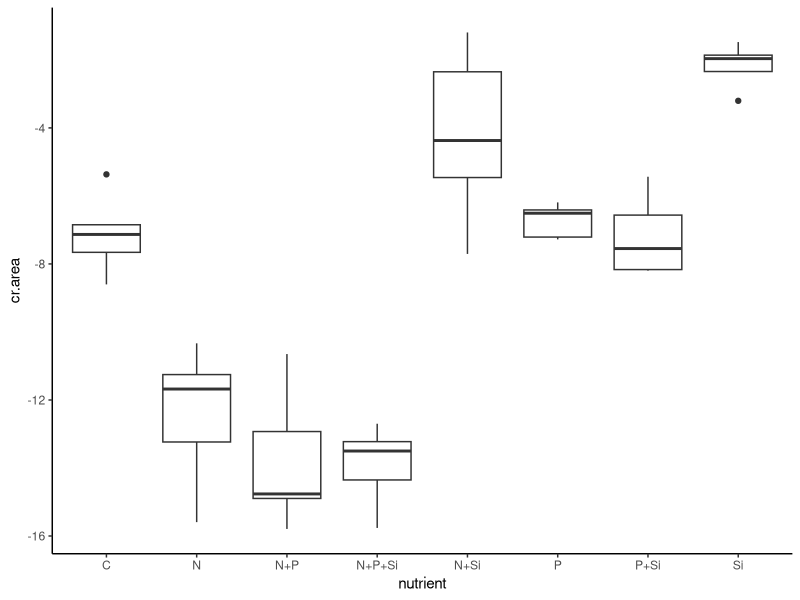
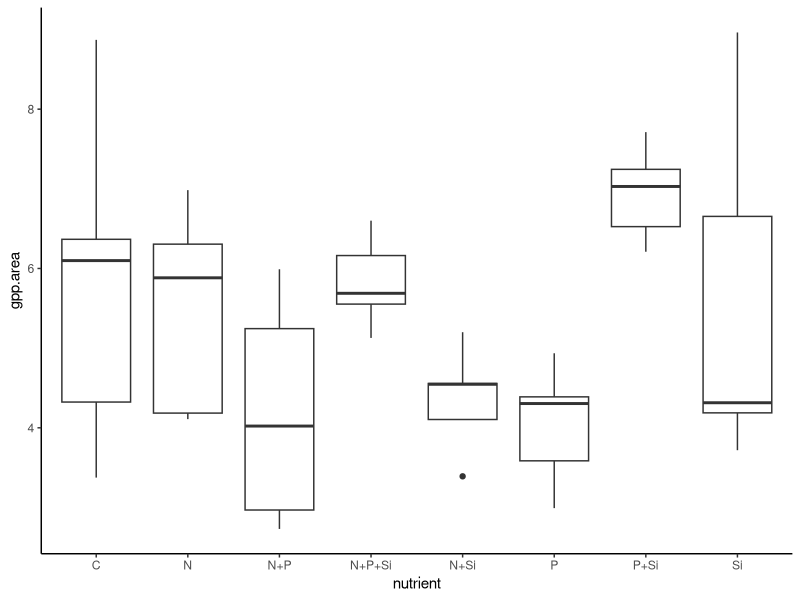
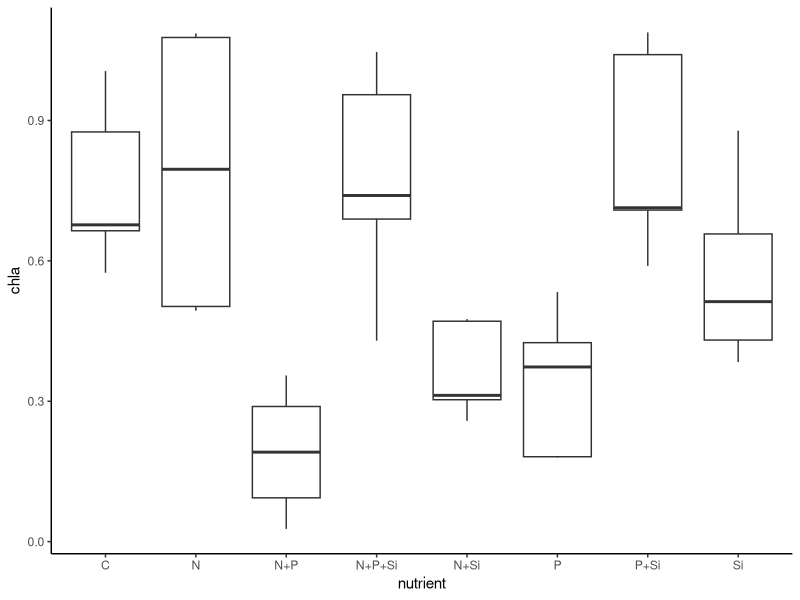
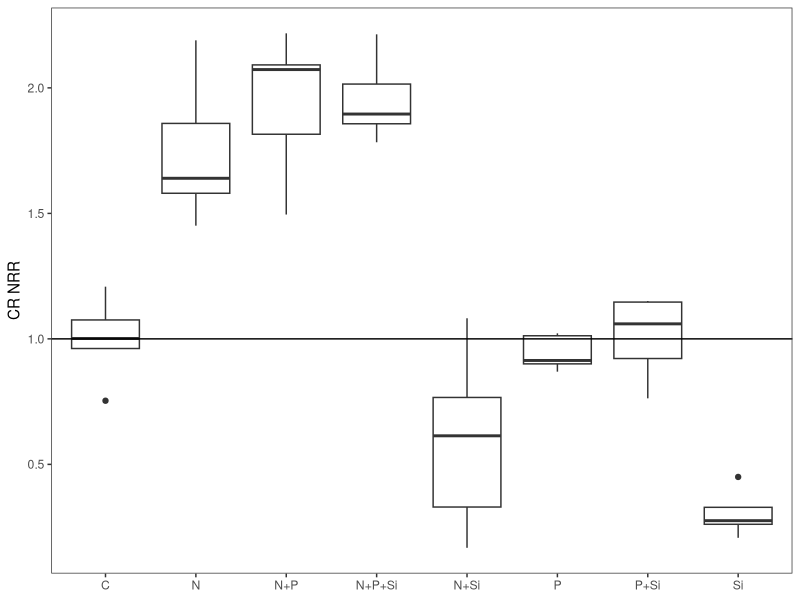
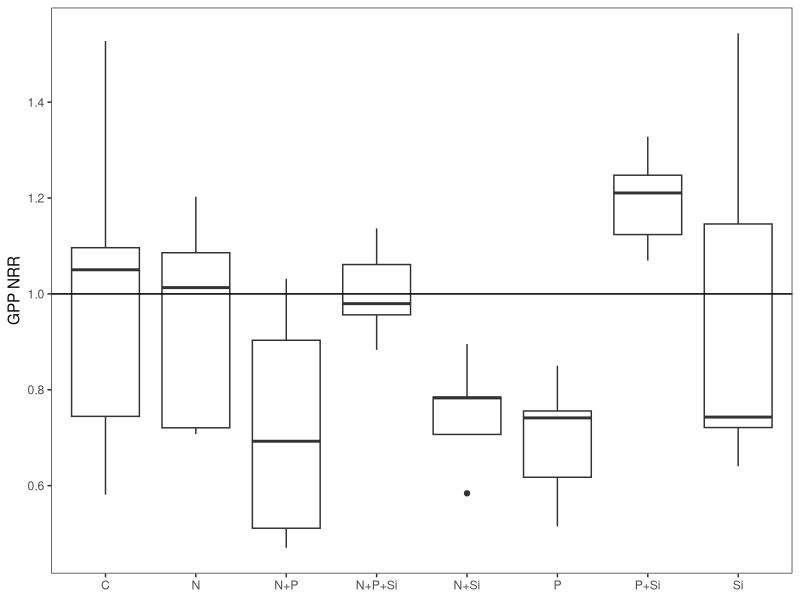
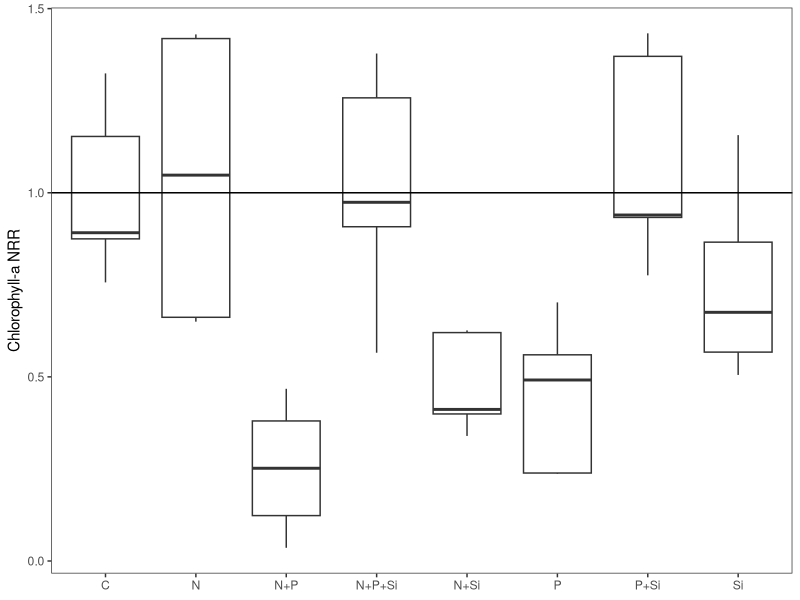
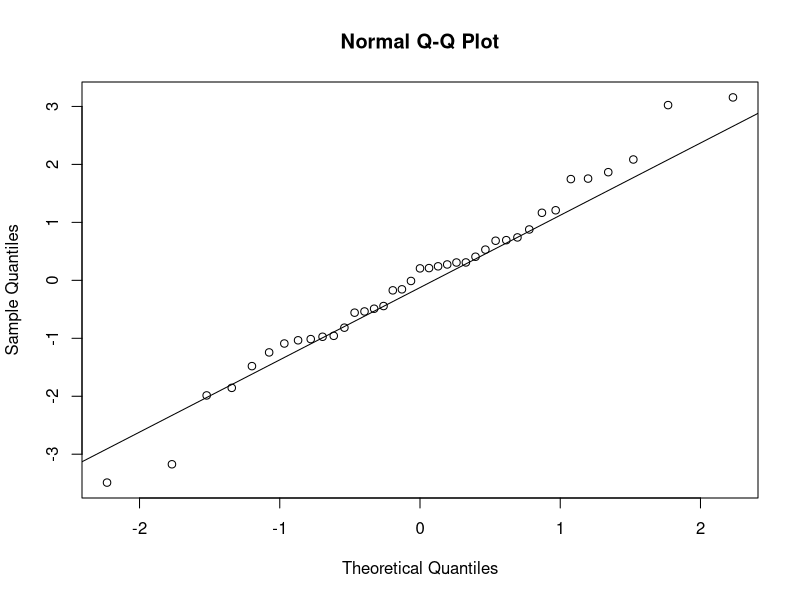
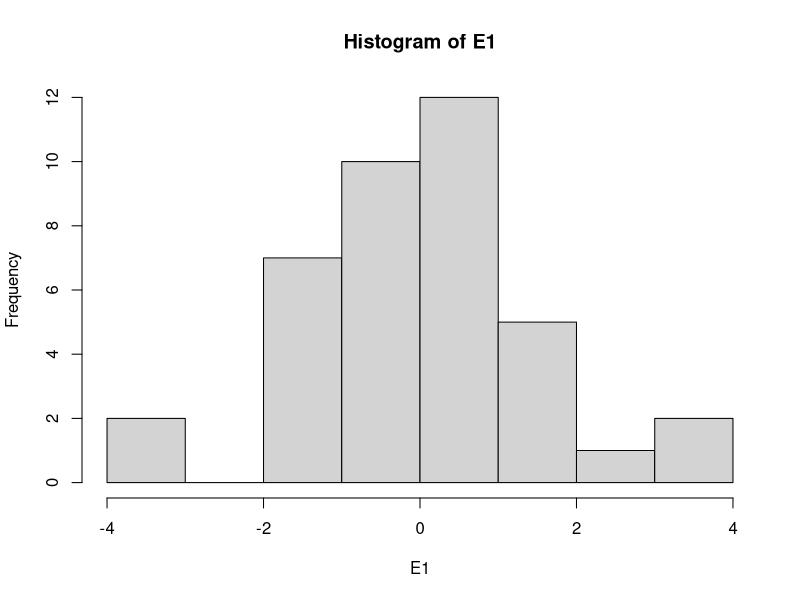

These figures' R source, in order: (Note: this script raises an error after producing the figures.)
#Author:  Clay Arango
#Creation date: 10-Feb-19
#Script to analyze NDS data from Summer 2018 NDS work with S. Roley and A. Alexiades

#packages
install.packages("nlme")
install.packages("nortest")
install.packages("plyr")
install.packages("dplyr")
install.packages("multcomp")
install.packages("MASS")
install.packages("ggplot2")
library(nlme)
library(nortest)
library(plyr)
library(dplyr)
library(multcomp)
library(MASS)
library(ggplot2)

#Load data
cle_fall <- read.table(file="cle_fall.csv", header=T, sep=",")

#set variable
d = cle_fall

#evaluate data to make sure factors are correct
names(d)

unique(d$nutrient) #control, N, NP, NPSi, NSi, P, PSi, Si
unique(d$N) #should be 0 and 1
unique(d$P) #should be 0 and 1
unique(d$Si) #should be 0 and 1
unique(d$top) #should be "sponge" and "glass"
#if need to change, use recode function below. 
d$top<-recode(d$top, "cellulose" = "sponge")
str(d)

#convert N and P and Si values (0 or 1 for absence or presence) to factors
d$N<-as.factor(d$N)
d$P<-as.factor(d$P)
d$Si<-as.factor(d$Si)
str(d)

#subset data into gpp and cr response
d.cr = subset(d, top=="sponge", data=d)
d.gpp = subset(d, top=="glass", data=d)

#check for outliers and check data entry before calculating CR-NRR
ggplot(d.cr, aes(x=nutrient, y=cr.area)) + geom_boxplot() + theme_classic()
#looks OK
#missing CC8 due to NA

#calculate nrr for cr
x<-ddply(d.cr, "nutrient", summarise, ave_cr = mean(cr.area, na.rm=T)) 
x
d.cr$cr.nrr = d.cr$cr.area/-7.121497 #divide by control ave_cr

#check for outliers and check data entry before calculating GPP- and chla-NRR
ggplot(d.gpp, aes(x=nutrient, y=gpp.area)) + geom_boxplot() + theme_classic()
#looks OK
#missing AA8 due to lost in field
ggplot(d.gpp, aes(x=nutrient, y=chla)) + geom_boxplot() + theme_classic()
#looks OK
#missing AA8 due to lost in field

#substitute b.d. chlorophyll with 1/2 detection limit using
#3*SD(y/x)/slope, where SD(y/x) is standard error of the chlorophyll regression
#make vectors for the x (chla) and y (RFU) values found in spreadsheet
#y = c(4.76, 399.36, 760.83, 1244.42, 3162.66, 5616.53)
#x = c(0, 0.025, 0.05, 0.1, 0.25, 0.5)
#summary(lm(y~x))
#chlabd = (345.52/11181.76)/2


#calculate nrr for gpp and chla
x<- ddply(d.gpp, "nutrient", summarise, ave_gpp = mean(gpp.area, na.rm=T), ave_chla = mean(chla, na.rm=T)) 
x
d.gpp$gpp.nrr = d.gpp$gpp.area/5.806643 #divide by control ave_gpp
d.gpp$chla.nrr = d.gpp$chla/0.7594258 #divide by control ave_chla
#use to exclude outliers
#x1<- ddply(subset(d.gpp, !(nds.id=="F6")), "nutrient", summarise, ave_chla = mean(chla, na.rm=T)) 
#x1
#d.gpp$chla.nrr_1<-d.gpp$chla_ug_cm2/2.700340

#combine into one file and export
d.cr$chla.nrr<-NA
#d.cr$chla.nrr_1<-NA#for excluded outliers
d.cr$gpp.nrr<-NA
d.gpp$cr.nrr<-NA
d.nrr<-rbind(d.cr, d.gpp)
d.nrr$site.date<-"cle_fall"
write.table(d.nrr, "cle_fall_nrr.csv",  sep=",", quote=F, row.names =F)

###############
#plots of NRR
##############
ggplot(data=subset(d.cr, !(nutrient=="control")), aes(x=nutrient, y=cr.nrr))+geom_boxplot()+theme_bw()+
  ylab("CR NRR")+geom_abline(slope = 0, intercept = 1)+
  theme(axis.title.x=element_blank(), panel.grid.minor=element_blank(), panel.grid.major=element_blank())
#N limitation, possible Si inhibition

ggplot(data=subset(d.gpp, !(nutrient=="control")), aes(x=nutrient, y=gpp.nrr))+geom_boxplot()+theme_bw()+
  ylab("GPP NRR")+geom_abline(slope = 0, intercept = 1)+
  theme(axis.title.x=element_blank(), panel.grid.minor=element_blank(), panel.grid.major=element_blank())
#possible P+Si co-limitation, but likely no limitation

ggplot(data=subset(d.gpp, !(nutrient=="control")), aes(x=nutrient, y=chla.nrr))+geom_boxplot()+theme_bw()+
  ylab("Chlorophyll-a NRR")+geom_abline(slope = 0, intercept = 1)+ 
  theme(axis.title.x=element_blank(), panel.grid.minor=element_blank(), panel.grid.major=element_blank())
#no limitation, possible Si inhibition

##########
#NRR Summary Files
#########

GPP_sum<-ddply(d.gpp, "nutrient", summarise, ave_nrr.gpp=mean(gpp.nrr, na.rm=T), sd_nrr.gpp=sd(gpp.nrr, na.rm=T), 
               se_nrr.gpp =(sd(gpp.nrr)/sqrt(sum(!is.na(gpp.nrr)))), 
               ci95_nrr.gpp = (1.96*(sd(gpp.nrr)/sqrt(sum(!is.na(gpp.nrr))))),
               ave_nrr.chla=mean(chla.nrr, na.rm=T), sd_nrr.chla=sd(chla.nrr, na.rm=T), 
               se_nrr.chla =(sd(chla.nrr)/sqrt(sum(!is.na(chla.nrr)))), 
               ci95_nrr.chla = (1.96*(sd(chla.nrr)/sqrt(sum(!is.na(chla.nrr))))))
CR_sum<-ddply(d.cr, "nutrient", summarise, ave_nrr.cr=mean(cr.nrr, na.rm=T), sd_nrr.cr=sd(cr.nrr, na.rm=T), 
              se_nrr.cr =(sd(cr.nrr)/sqrt(sum(!is.na(cr.nrr)))), 
              ci95_nrr.cr = (1.96*(sd(cr.nrr)/sqrt(sum(!is.na(cr.nrr))))))

#now combine into one and export
d.sum<-merge(GPP_sum, CR_sum, by="nutrient")
d.sum$site_date<-"cle_fall"
write.table(d.sum, "cle_fall_summ.csv",  sep=",", quote=F, row.names=F)

############################################################
#analyze RESPIRATION data
############################################################

M1<-gls(cr.area~N*P*Si, data=d.cr, na.action=na.omit)
E1<-residuals(M1)
qqnorm(E1)
qqline(E1)
ad.test(E1)
   #residuals are normally distributed
hist(E1)  
plot(M1)

plot(filter(d.cr, !is.na(cr.area)) %>% dplyr::select(nutrient), 
     E1, xlab="nutrient", ylab="Residuals")
bartlett.test(cr.area~nutrient, data=d.cr)
   #variance test is ok

anova(M1)
  
x <- group_by(d.cr, nutrient) %>%  # Grouping function causes subsequent functions to aggregate by season and reach
  summarize(cr.mean = abs(mean(cr.area, na.rm = TRUE)), # na.rm = TRUE to remove missing values
            cr.sd=abs(sd(cr.area, na.rm = TRUE)),  # na.rm = TRUE to remove missing values
            n = sum(!is.na(cr.area)), # of observations, excluding NAs. 
            cr.se=cr.sd/sqrt(n))

ggplot(data=x, aes(x=nutrient, y=cr.mean)) + 
  geom_bar(stat="identity", position=position_dodge(), color = "black") + 
  geom_errorbar(aes(ymin=cr.mean, ymax=cr.mean+cr.se), width=0.2, 
                position=position_dodge(0.9)) + 
  xlab("Nutrient") +
  ylab(expression(Respiration~(ug~O[2]~m^{-2}~h^{-1}))) +
  ylim(0,20) +
  labs(fill="Light") +
  theme_bw() +
  theme(panel.grid.major=element_blank(),
        panel.grid.minor=element_blank(),
        legend.title=element_text(size=6),
        legend.key=element_blank(), 
        legend.position=c(0.5,0.95), 
        legend.text=element_text(size=8), 
        legend.background=element_blank(), 
        legend.direction="horizontal", 
        legend.key.size=unit(0.3, "cm"), 
        axis.title.y=element_text(size=8), 
        axis.title.x=element_text(size=8), 
        axis.text.x=element_text(size=8))

#ggsave('output/figures/Ring_fall.tiff',
#       units="in",
#       width=3.25,
#       height=3.25,
#       dpi=1200,
#       compression="lzw")

#summarize nrr
x <- group_by(d.cr, nutrient) %>%  # Grouping function causes subsequent functions to aggregate by season and reach
  summarize(cr.mean = abs(mean(cr.nrr, na.rm = TRUE)), # na.rm = TRUE to remove missing values
            cr.sd=abs(sd(cr.nrr, na.rm = TRUE)),  # na.rm = TRUE to remove missing values
            n = sum(!is.na(cr.nrr)), # of observations, excluding NAs. 
            cr.se=cr.sd/sqrt(n))

############################################################
#analyze the PRODUCTION data
############################################################

M1<-gls(gpp.area~N*P*Si, data=d.gpp, na.action=na.omit) 
E1<-residuals(M1)
qqnorm(E1)
qqline(E1)
ad.test(E1)
   #residuals are normal, p=0.2184

hist(E1, xlab="residuals", main="")
plot(M1)

plot(filter(d.gpp, !is.na(gpp.area)) %>% dplyr::select(nutrient), 
     E1, xlab="nutrient", ylab="Residuals")
bartlett.test(gpp.area~nutrient, data=d.gpp)
   #variance is not equal, but p=0.03388

anova(M1)
  
x <- group_by(d.gpp, nutrient) %>%  # Grouping function causes subsequent functions to aggregate by season and reach
  summarize(gpp.mean = abs(mean(gpp.area, na.rm = TRUE)), # na.rm = TRUE to remove missing values
            gpp.sd=abs(sd(gpp.area, na.rm = TRUE)),  # na.rm = TRUE to remove missing values
            n = sum(!is.na(gpp.area)), # of observations, excluding NAs. 
            gpp.se=gpp.sd/sqrt(n))

ggplot(data=x, aes(x=nutrient, y=gpp.mean)) + 
  geom_bar(stat="identity", position=position_dodge(), color = "black") + 
  geom_errorbar(aes(ymin=gpp.mean, ymax=gpp.mean+gpp.se), width=0.2, 
                position=position_dodge(0.9)) + 
  xlab("Nutrient") +
  ylab(expression(Production~(ug~O[2]~m^{-2}~h^{-1}))) +
  labs(fill="Light") +
  theme_bw() +
  theme(panel.grid.major=element_blank(),
        panel.grid.minor=element_blank(), 
        legend.title=element_text(size=6), 
        legend.key=element_blank(),  
        legend.position=c(0.5,0.95),  
        legend.text=element_text(size=8),  
        legend.background=element_blank(),  
        legend.direction="horizontal",  
        legend.key.size=unit(0.3, "cm"),  
        axis.title.y=element_text(size=8),  
        axis.title.x=element_text(size=8),  
        axis.text.x=element_text(size=8))

#ggsave('output/figures/gppByNutrient.tiff',
#       units="in",
#       width=3.25,
#       height=3.25,
#       dpi=1200,
#       compression="lzw")

#summarize nrr
x <- group_by(d.gpp, nutrient) %>%  # Grouping function causes subsequent functions to aggregate by season and reach
  summarize(gpp.mean = abs(mean(gpp.nrr, na.rm = TRUE)), # na.rm = TRUE to remove missing values
            gpp.sd=abs(sd(gpp.nrr, na.rm = TRUE)),  # na.rm = TRUE to remove missing values
            n = sum(!is.na(gpp.nrr)), # of observations, excluding NAs. 
            gpp.se=gpp.sd/sqrt(n))

############################################################
#analyze the CHL-A biomass on disks

M1<-gls(chla~N*P*Si, data=d.gpp, na.action=na.omit) 
E1<-residuals(M1)
qqnorm(E1)
qqline(E1)
ad.test(E1)
#residuals are normal, p=0.1565

hist(E1, xlab="residuals", main="")
plot(M1)

plot(filter(d.gpp, !is.na(gpp.area)) %>% dplyr::select(nutrient), 
     E1, xlab="nutrient", ylab="Residuals")
bartlett.test(chla~nutrient, data=d.gpp)
#variance is equal, p=0.6731

anova(M1)
